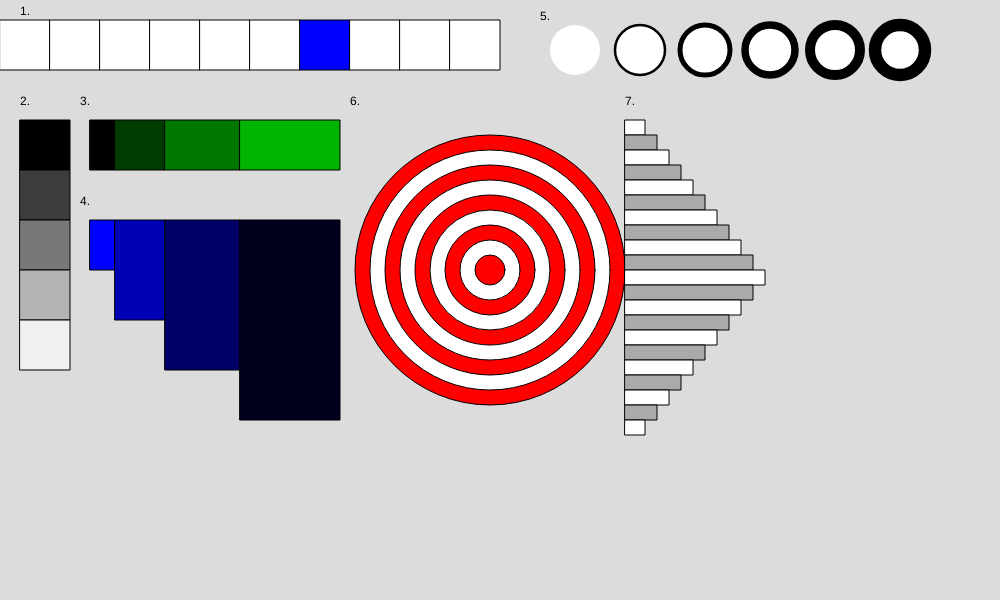
Frame 1 (no input)
Frame 60 (no input): identical to frame 1, image omitted
Frame 120 (the mouse pressed at the canvas centre since frame 60): identical to frame 1, image omitted

The p5.js sketch that drew this single still picture (run headless with seeded random() and noise() and a simulated clock; from frame 60 on, the mouse is pressed at the canvas centre):

// p5.js sketch
// ── sketch.js
let i = 0
let PositieX7  = 630;
let breedte7 = 0
let breedte3 = 0

function setup() {
  createCanvas(1000, 600);
}

function draw() {
  background(220);

fill("black");
  text("1.", 20, 15);
text("2.", 20, 105);
text("3.",  80, 105);
text("4.",  80, 205);
text("5.",  540, 20);
text("6.", 350, 105);
text("7.", 625, 105);

//1.

for (let i = 0; i < 10; i++) {
if (i === 6) {
  fill("blue");
} else { 
  fill("white");
}

  rect(i * 50, 20, 50, 50);
}

//2.
for (let i = 0; i < 5; i++) {
fill(i * 60);

  rect(20, 120 + (i * 50), 50);
}

//3.
let Opdracht3X = 90

for (let i = 0; i < 4; i++) {
  fill(0, i * 60, 0);
  
  rect(Opdracht3X, 120, (i + 1) * 25, 50);
  Opdracht3X = Opdracht3X + ((i + 1) * 25);
}

//4.
let Opdracht4X = 90

for (let i = 0; i < 4; i++) {
  fill(0, 0, 255 - (i * 75));
rect(Opdracht4X, 220, (i + 1) * 25, (i + 1) * 50);
Opdracht4X = Opdracht4X + ((i + 1) * 25);
}

//5.
let Opdracht5X = 575;

for (let i = 0; i < 6; i++) {
  strokeWeight(0 + (i * 2.5));
fill("white");

circle(Opdracht5X, 50, 50);
Opdracht5X = Opdracht5X + 65;
}

strokeWeight(1);

//6.
let = Opdracht6IDK = 270;

for (let i = 0; i < 10; i++) {
if (i % 2 === 0) {
  fill("red");
} else {
  fill("white");
}
circle(490, 270, Opdracht6IDK );
Opdracht6IDK = Opdracht6IDK - 30;
}

//7. 
PositieX7 = 630
for (let i = 0; i < 21; i++) {
  if (i % 2 === 0) {
    fill ("white");
  } else {
  fill(170); 
  }

  if (i < 11) {
breedte7 = 20 + (i * 12); //Elke keer 12 langer
} else { 
  breedte7 = 140 - ((i - 10) * 12);
}

rect(625, 120 + (i * 15), breedte7, 15); 
}


strokeWeight(1);




}
